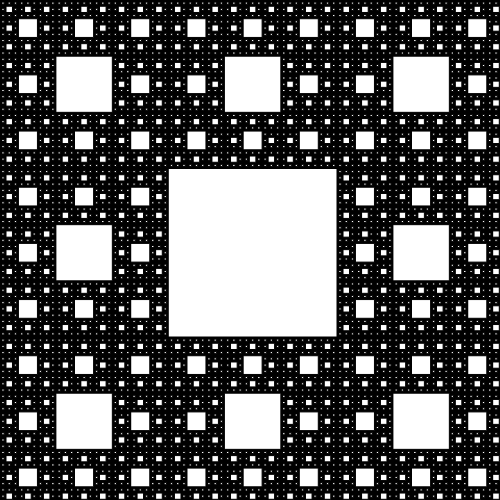
Frame 1 (no input)
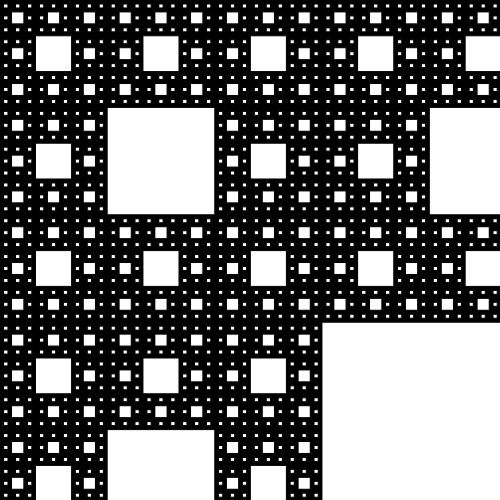
Frame 60 (no input)
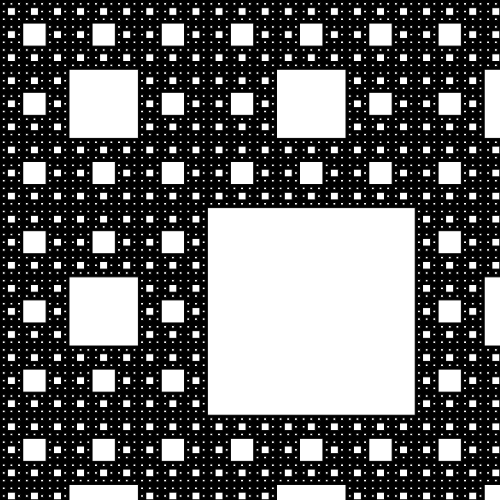
Frame 120 (the mouse pressed at the canvas centre since frame 60)

The p5.js sketch that drew these frames (run headless with seeded random() and noise() and a simulated clock; from frame 60 on, the mouse is pressed at the canvas centre):

// p5.js sketch
// ── sketch.js
/**
  Sierpinski Zoom
**/

function setup() {
  SIZE = 500; 
  
  createCanvas(SIZE, SIZE);
  frameRate(25);
  colorMode(HSB);
  f = 0; 
  
  r = Math.pow(3, 0.01); 
}

function draw() {
  background(0);
  f = f + 1; 
  
  if(f == 100)
    f = 0; 

  var size = SIZE * Math.pow(r, f); 
  
  drawSquare(0, 0, size);   
}  

function drawSquare(x1, y1, size){ 
  if(size < 5)
    return; 
    
  if( x1 > SIZE || y1 > SIZE)
    return; 
    
  fill(255);
  for(var x = 0; x < 3; x++){ 
    for(var y = 0; y < 3; y++){ 
      if(x == 1 && y == 1){ 
        square(x1 + size*x/3, y1 + size*y/3, size/3);     
      }
      else{
        drawSquare(x1 + size*x/3, y1 + size*y/3, size/3);     
      }
      
    }
  }
}
